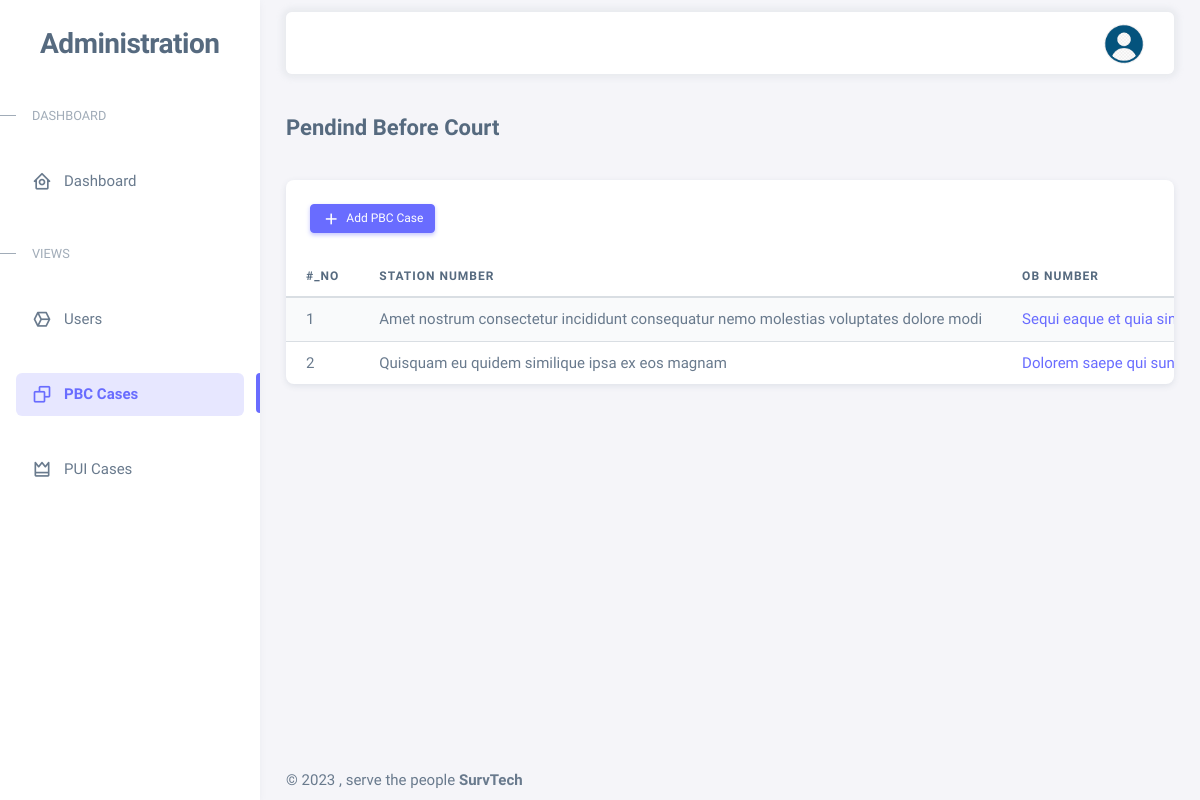
The app's page /pbc-cases with its own data.
### myapp/models.py (models this page shows, shortened)
class  Case(models.Model):
    id = models.UUIDField(primary_key=True, default=uuid.uuid4, editable=False)
    title = models.CharField(max_length=200)
    sno = models.CharField(max_length=200)
    occurence_book_no = models.CharField(max_length=200)
    police_station = models.CharField(max_length=200)
    complainant_name = models.CharField(max_length=200)
    offence = models.TextField()
    investigating_officer = models.ForeignKey(MyUser, on_delete=models.DO_NOTHING)
    remarks = models.TextField(null=True, blank=True)
    results = models.TextField(null=True, blank=True)
    case_file = models.ImageField(upload_to='caseFiles/', null=True, blank=True)
    created_at = models.DateTimeField(auto_now_add=True)
    updated_on = models.DateTimeField(auto_now=True)
    class Meta:
        abstract = True

class PendingBeforeCourt(Case):
    charge_registry_no = models.CharField(max_length=200)
    court_file_number = models.CharField(max_length=200)
    accused_name = models.CharField(max_length=200)
    hearing_mention_date = models.DateTimeField()
    court = models.CharField(max_length=200)

### myapp/views.py (the view)
# urls.py: path('pbc-cases', PBCView.as_view(), name='pbc'),
class PBCView(ListView):
    queryset = PendingBeforeCourt.objects.order_by("-created_at")
    template_name = 'pbc.html'
    context_object_name = 'pbcs'

### templates/pbc.html (shortened to what this page needs)
{% extends 'base.html' %}
{% load static %}
{% block content %}
<div class="container-xxl flex-grow-1 container-p-y">
    <h4 class="fw-bold py-3 mb-4">Pendind Before Court</h4>
    <div class="card">
        <h5 class="card-header">
            <a href="{% url 'addpbc' %}" type="button" class="btn btn-primary btn-sm">
            <span class="tf-%icons bx bx-plus"></span>&nbsp; Add PBC Case
            </a>
        </h5>
        <div class="table-responsive text-nowrap">
          <table class="table table-striped table-hover">
            <thead>
                <tr>
                  <th>#_No</th>
                  <th>Station Number</th>
                  <th>OB Number</th>
                </tr>
              </thead>
              <tbody class="table-border-bottom-0">
                {% for pbc in pbcs %}
                <tr>
                    <td>{{forloop.counter}}</td>
                    <td>{{pbc.sno}}</td>
                    <td><a href="{% url 'detailpbc' pbc.id %}">{{pbc.occurence_book_no}}</a></td>
                </tr>
                {% endfor %}
              </tbody>
          </table>
        </div>
      </div>
</div>
{% endblock %}

### records on screen
PendingBeforeCourt: sno "Amet nostrum consectetur incididunt consequatur nemo molestias voluptates dolore modi", occurence_book_no "Sequi eaque et quia…"
PendingBeforeCourt: sno "Quisquam eu quidem similique ipsa ex eos magnam", occurence_book_no "Dolorem saepe qui…"
